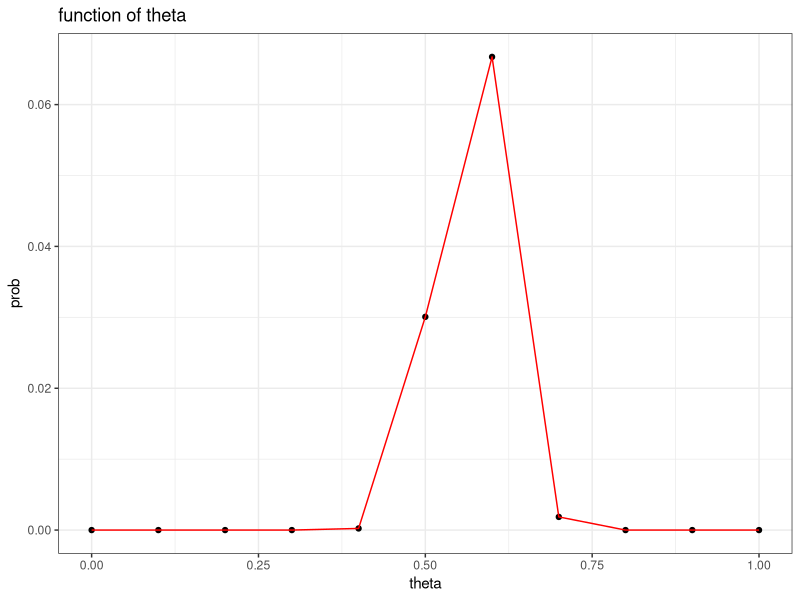
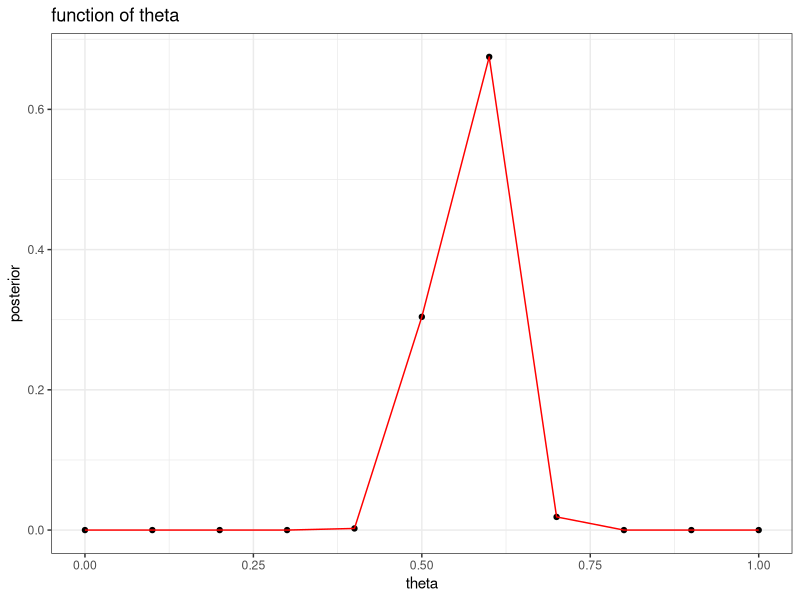
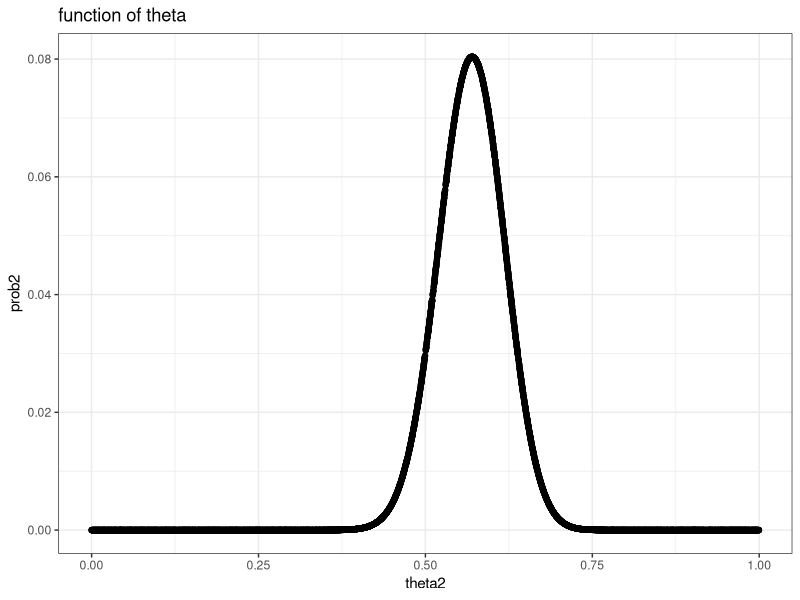
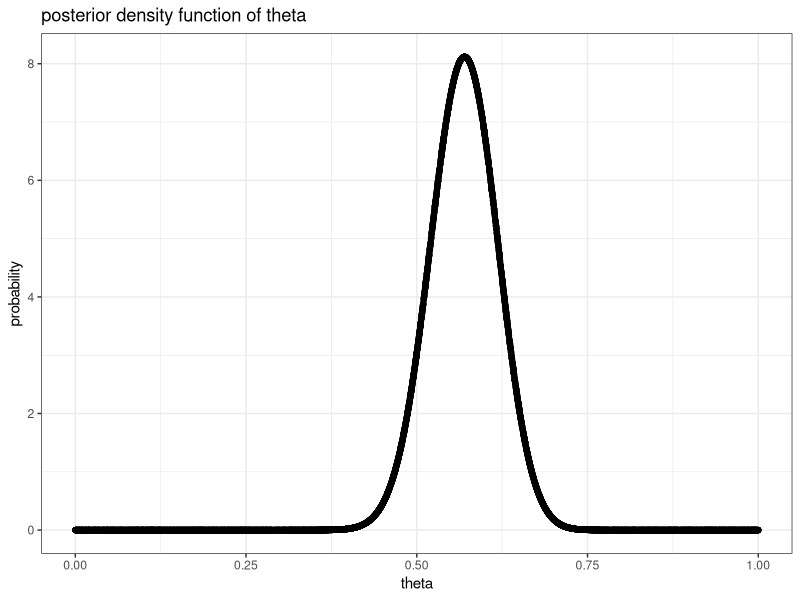
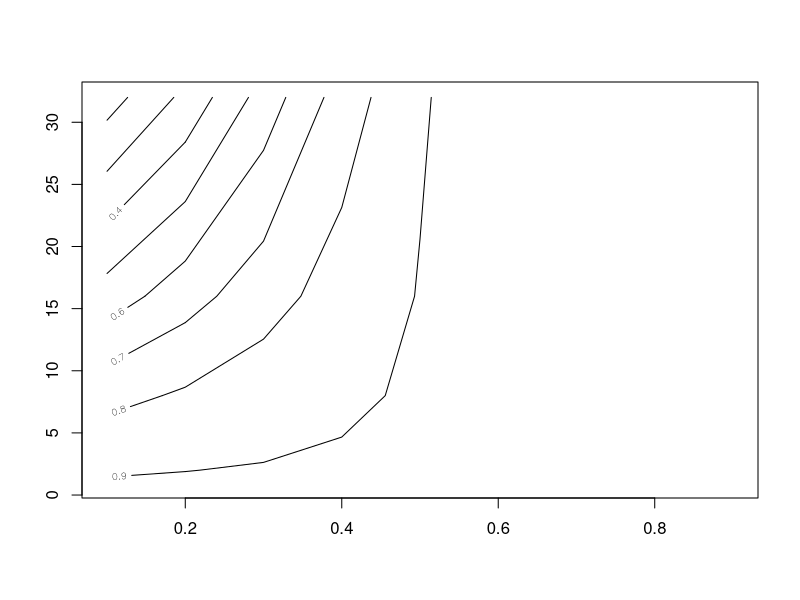

Generate these figures, in order, with R:
## ---- chunk 1
library(tidyverse)
require(magrittr)
require(plyr)
ggplot2::theme_set(ggplot2::theme_bw())
knitr::opts_chunk$set(fig.align = 'center')
## ---- chunk 2
library(knitr)
#computing
samp <- 100
n <- 57
theta <- seq(0,1,0.1)
prob <- dbinom(n,size=samp,prob=theta)
#making table
result <- rbind(theta,prob)
result <- t(result)
colnames(result) <- c("theta","probability")
kable(result)
#making plot
ggplot(mapping = aes(x=theta,y=prob)) +
  geom_point() +
  geom_line(color="red") +
  labs(title = "function of theta")
## ---- chunk 3
#computing
prior <- 1/11
mgy <- sum(prior*prob)
posterior <- prior*prob/mgy
#making table
result2 <- rbind(theta,posterior)
result2 <- t(result2)
kable(result2)
#making plot
ggplot(mapping = aes(x=theta,y=posterior)) +
  geom_point() +
  geom_line(color="red") +
  labs(title = "function of theta")
## ---- chunk 4
theta2 <- runif(10000,0,1)
prob2 <- dbinom(57,100,theta2)
ggplot(mapping = aes(x=theta2,y=prob2)) +
  geom_point() +
  labs(title = "function of theta")
## ---- chunk 5
theta3 <- runif(10000,0,1)
post_theta <- dbeta(theta3,58,44)
ggplot(mapping = aes(x=theta3,y=post_theta)) +
  geom_point() +
  labs(title = "posterior density function of theta") +
  xlab("theta") + ylab("probability")
## ---- chunk 6
theta_0 <- seq(0.1,0.9,0.1)
n_0 <- c(1,2,8,16,32)
a <- theta_0 %*% t(n_0)
rownames(a) <- theta_0
colnames(a) <- n_0
b <- (1-theta_0) %*% t(n_0)
rownames(b) <- theta_0
colnames(b) <- n_0
result3 <- pbeta(0.5,a+57,b+43,lower.tail = F)
rownames(result3) <- theta_0
colnames(result3) <- n_0
result3
contour(x=theta_0,y=n_0,z=result3)
